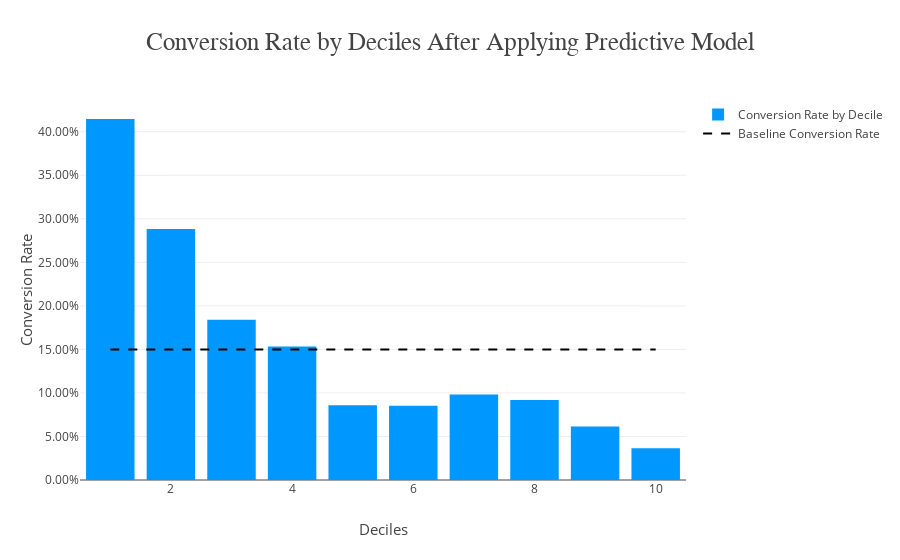

The code cell stored with this chart in its notebook:
### Code cell
# Conversion rate state_funded on different curr_minus_sel_rate_levels

data = [
    go.Bar(
        x=conversion_rate_by_decile['decile'], # assign x as the dataframe column 'x'
        y=conversion_rate_by_decile['conversion_rate'],
        marker = dict(color = 'rgb(0,152,255)'),
        name='Conversion Rate by Decile'
        # orientation='h',
    ),
    go.Scatter(x=list(conversion_rate_by_decile['decile']), \
               y=[sum(y_test)/len(y_test)] * cut_groups, 
                    mode='lines', 
                    line=dict(color='black', width=line_width, dash='dash'),
                    showlegend=True,
                    name='Baseline Conversion Rate'
    )
]

layout = go.Layout(
    title=go.layout.Title(
        text='Conversion Rate by Deciles After Applying Predictive Model',
        # titlefont=dict(size=title_font_size),
        font=dict(family="Franklin Gothic", size=title_font_size)
    ),
    xaxis=go.layout.XAxis(
        title='Deciles',
        automargin=True,
        titlefont=dict(size=x_label_font_size)
    ),
    yaxis=go.layout.YAxis(
        title='Conversion Rate',
        automargin=True,
        titlefont=dict(size=y_label_font_size),
        tickformat=".2%"
    ),
    
)

fig = go.Figure(data=data, layout=layout)
py.iplot(fig, filename='lift-chart')

### Figure 1 — Plotly figure (JSON) as saved in the notebook; plotly's stock layout.template omitted (floating-point values rounded to 4 significant figures)
{"data": [{"marker": {"color": "rgb(0,152,255)"}, "name": "Conversion Rate by Decile", "type": "bar", "uid": "330003cc-6496-44f2-8159-cbe70e71b1b8", "x": [1, 2, 3, 4, 5, 6, 7, 8, 9, 10], "y": [0.4146, 0.2883, 0.184, 0.1534, 0.08589, 0.08537, 0.09816, 0.09202, 0.06135, 0.03659]}, {"line": {"color": "black", "dash": "dash", "width": 2}, "mode": "lines", "name": "Baseline Conversion Rate", "showlegend": true, "type": "scatter", "uid": "08b379fa-c3c8-4904-9db1-4d4e4b54d715", "x": [1, 2, 3, 4, 5, 6, 7, 8, 9, 10], "y": [0.15, 0.15, 0.15, 0.15, 0.15, 0.15, 0.15, 0.15, 0.15, 0.15]}], "layout": {"title": {"font": {"family": "Franklin Gothic", "size": 25}, "text": "Conversion Rate by Deciles After Applying Predictive Model"}, "xaxis": {"automargin": true, "title": {"font": {"size": 15}, "text": "Deciles"}}, "yaxis": {"automargin": true, "tickformat": ".2%", "title": {"font": {"size": 15}, "text": "Conversion Rate"}}}}
